Frame 1 (no input): blank canvas, image omitted
Frame 60 (the mouse pressed at the canvas centre just before this capture): blank canvas, image omitted
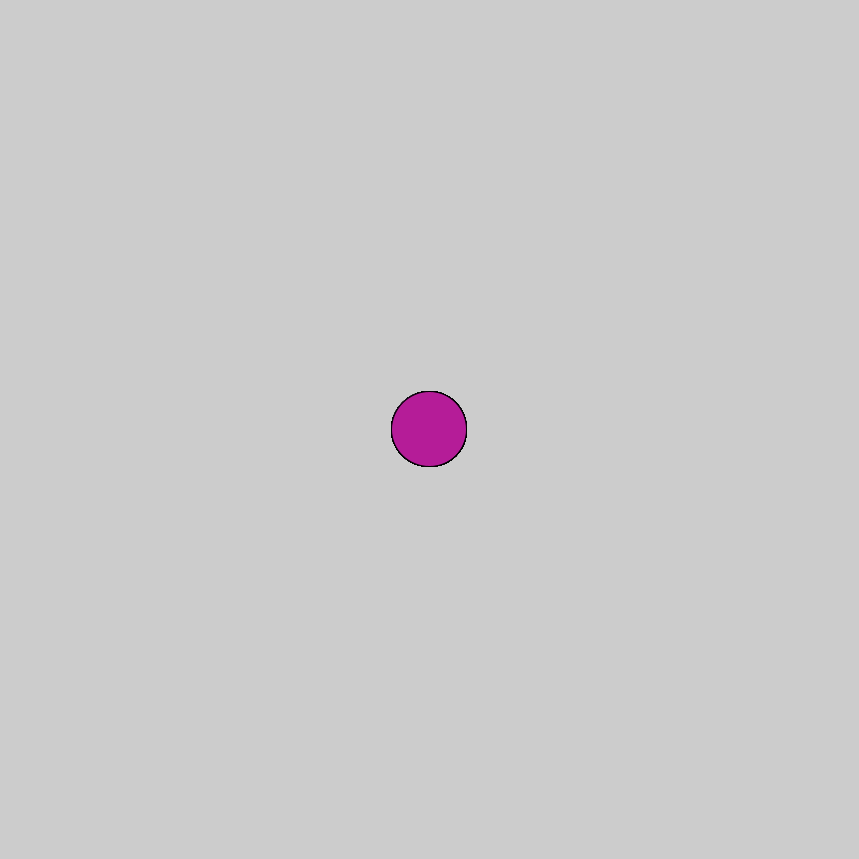
Frame 120 (the mouse held since frame 60 and released just before this capture)

The Processing sketch whose frames 1 and 60 were blank and that drew this single picture after the mouse press (run headless with seeded random() and noise(); from frame 60 on, the mouse is pressed at the canvas centre):

// Processing sketch: mmmmmmeeeeee
// ── mmmmmmeeeeee.pde
void setup(){
  size(859,859);
}

void draw(){
  if(mousePressed){
fill(random(242),random(242),random(242));
ellipse(mouseX,mouseY,75,75);
  }
}
